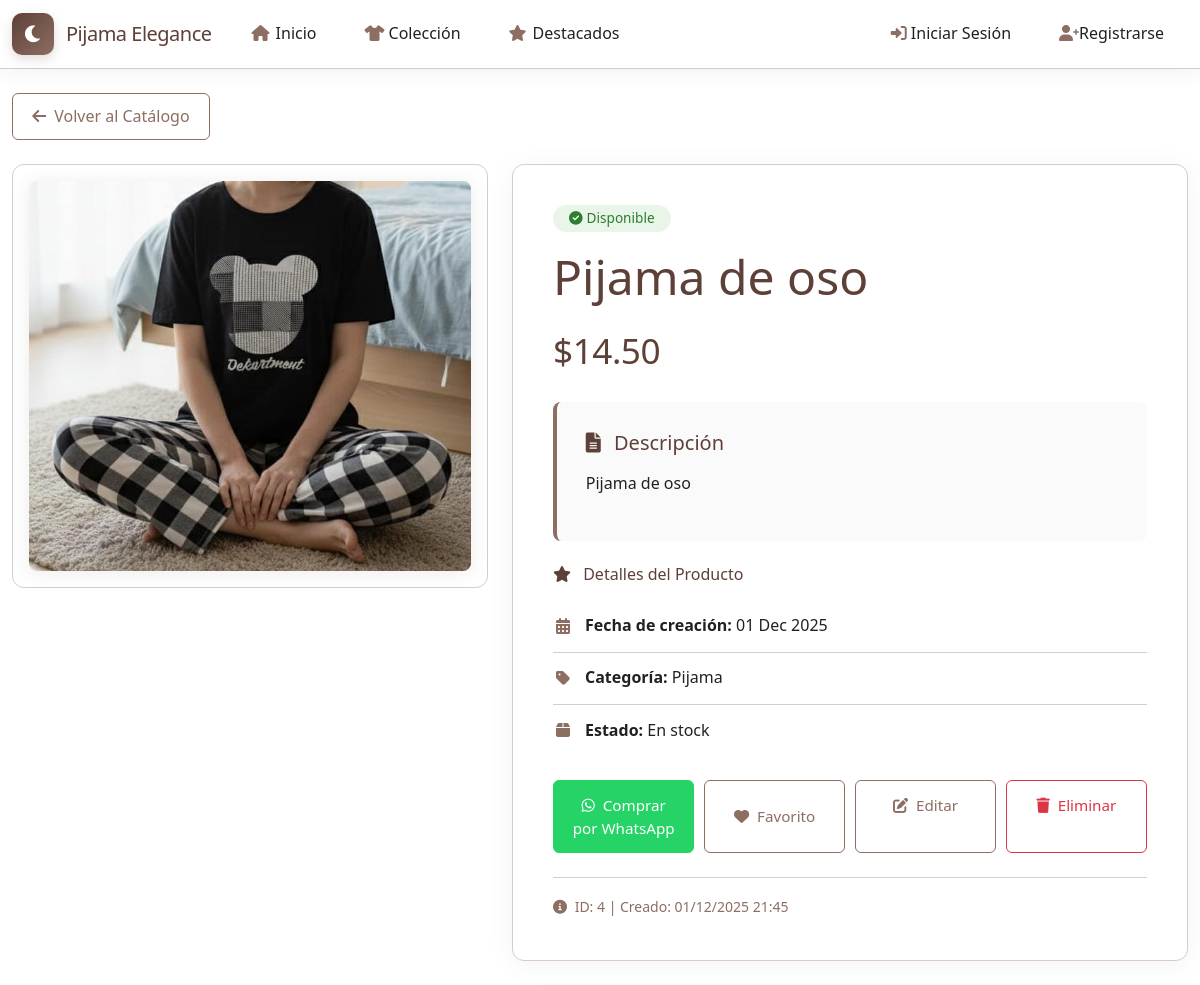
Screenshot of /product/4/ with the database file from the repository.
### products/models.py (models this page shows, shortened)
class Pijama(models.Model):
    nombre = models.CharField(
        max_length=100,
        verbose_name="Nombre del pijama"
    )
    descripcion = models.TextField(
        verbose_name="Descripción",
        help_text="Describe las características del pijama"
    )
    precio = models.DecimalField(
        max_digits=10,
        decimal_places=2,
        validators=[MinValueValidator(0)],
        verbose_name="Precio"
    )
    imagen = models.ImageField(
        upload_to='pijamas/',
        verbose_name="Imagen del pijama",
        help_text="Sube una imagen del pijama"
    )
    fecha_creacion = models.DateTimeField(
        auto_now_add=True,
        verbose_name="Fecha de creación"
    )
    disponible = models.BooleanField(
        default=True,
        verbose_name="Disponible"
    )
    class Meta:
        verbose_name = "Pijama"
        verbose_name_plural = "Pijamas"
        ordering = ['-fecha_creacion']

### products/views.py (the view)
# urls.py: path("product/<int:pk>/", detailproduct.as_view(), name="detalle_producto"),
class detailproduct(DetailView):
    model = Pijama
    template_name = 'detail_product.html'
    context_object_name = 'producto'

### template/detail_product.html (shortened to what this page needs)
{% extends 'includes/navbar.html' %}
{% block content %}
<!DOCTYPE html>
<html lang="es">
<head>
    <link href="https://cdn.jsdelivr.net/npm/bootstrap@5.3.0/dist/css/bootstrap.min.css" rel="stylesheet">
    <link rel="stylesheet" href="https://cdnjs.cloudflare.com/ajax/libs/font-awesome/6.0.0/css/all.min.css">
</head>
<body>
    <div class="container py-4 fade-in">
        <div class="row mb-4">
            <div class="col-12">
                <a href="{% url 'lista_productos' %}" class="back-btn">
                    <i class="fas fa-arrow-left me-2"></i>Volver al Catálogo
                </a>
            </div>
        </div>
        <div class="row align-items-start">
            <div class="col-lg-5 mb-4">
                <div class="text-center image-container">
                    {% if producto.imagen %}
                        <img src="{{ producto.imagen.url }}"
                             alt="{{ producto.nombre }}"
                             class="img-fluid product-image"
                             style="max-height: 450px; width: auto;">
                    {% endif %}
                </div>
            </div>
            <div class="col-lg-7">
                <div class="product-info h-100">
                    <div class="mb-3">
                        {% if producto.disponible %}
                            <span class="badge availability-badge" style="background: #E8F5E8; color: #2E7D32;">
                                <i class="fas fa-check-circle me-1"></i>Disponible
                            </span>
                        {% else %}
                            <span class="badge availability-badge" style="background: #FFEBEE; color: #C62828;">
                                <i class="fas fa-times-circle me-1"></i>No Disponible
                            </span>
                        {% endif %}
                    </div>
                    <h1 class="display-5 fw-light mb-3">{{ producto.nombre }}</h1>
                    <div class="price-tag mb-4">
                        ${{ producto.precio }}
                    </div>
                    <div class="description-box mb-4">
                        <h5 class="mb-3" style="color: var(--marron-oscuro);">
                            <i class="fas fa-file-alt me-2"></i> Descripción
                        </h5>
                        <p class="mb-0" style="color: var(--negro); line-height: 1.7;">
                            {{ producto.descripcion|linebreaks }}
                        </p>
                    </div>
                    <div class="mb-4">
                        <h6 class="mb-3" style="color: var(--marron-oscuro); font-weight: 500;">
                            <i class="fas fa-star me-2"></i> Detalles del Producto
                        </h6>
                        <ul class="feature-list">
                            <li>
                                <i class="fas fa-calendar-alt"></i>
                                <span><strong>Fecha de creación:</strong> {{ producto.fecha_creacion|date:"d M Y" }}</span>
                            </li>
                            <li>
                                <i class="fas fa-tag"></i>
                                <span><strong>Categoría:</strong> Pijama</span>
                            </li>
                            <li>
                                <i class="fas fa-box"></i>
                                <span><strong>Estado:</strong>
                                {% if producto.disponible %}
                                    En stock
                                {% else %}
                                    Agotado
                                {% endif %}</span>
                            </li>
                        </ul>
                    </div>
                    <div class="action-buttons">
                        {% if producto.disponible %}
                            <a href="https://wa.me/584148101663?text=Hola!%20Estoy%20interesado%20en%20el%20producto:%20{{ producto.nombre }}%20(Código:%20{{ producto.id }})%20Precio:%20${{ producto.precio }}"
                               target="_blank"
                               class="btn btn-whatsapp">
                                <i class="fab fa-whatsapp me-2"></i>Comprar por WhatsApp
                            </a>
                            <button class="btn btn-outline-success">
                                <i class="fas fa-heart me-2"></i>Favorito
                            </button>
                        {% else %}
                            <button class="btn btn-secondary" disabled>
                                <i class="fas fa-bell me-2"></i>Notificar
                            </button>
                        {% endif %}
                        <a href="{% url 'pijama_update' producto.pk %}" class="btn btn-warning">
                            <i class="fas fa-edit me-2"></i>Editar
                        </a>
                        <a href="{% url 'pijama_delete' producto.pk %}" class="btn btn-delete">
                            <i class="fas fa-trash me-2"></i>Eliminar
                        </a>
                    </div>
                    <div class="mt-4 pt-3 border-top">
                        <small class="text-muted">
                            <i class="fas fa-info-circle me-1"></i>
                            ID: {{ producto.id }} | Creado: {{ producto.fecha_creacion|date:"d/m/Y H:i" }}
                        </small>
                    </div>
                </div>
            </div>
        </div>
    </div>
</body>
</html>
{% endblock %}

### template/includes/navbar.html (style rules this page uses)
:root { --blanco: #FFFFFF; --marron-claro: #F8F5F2; --marron-medio: #A1887F; --marron-oscuro: #6D4C41; --negro: #2A2522; --accent: #D7CCC8; --sombra: rgba(93, 64, 55, 0.08); }
body { font-family: 'Inter', 'Segoe UI', system-ui, -apple-system, sans-serif; background: var(--blanco); }

### template/detail_product.html (style rules this page uses)
:root { --blanco: #FFFFFF; --marron-claro: #D7CCC8; --marron-medio: #8D6E63; --marron-oscuro: #5D4037; --negro: #212121; --gris-claro: #FAFAFA; }
body { background-color: var(--blanco); color: var(--negro); font-family: 'Segoe UI', Tahoma, Geneva, Verdana, sans-serif; line-height: 1.6; }
.container { max-width: 1200px; }
.product-image { border-radius: 8px; box-shadow: 0 2px 20px rgba(93, 64, 55, 0.1); transition: transform 0.3s ease; max-width: 100%; height: auto; }
.product-info { background: var(--blanco); border-radius: 12px; padding: 2.5rem; border: 1px solid var(--marron-claro); box-shadow: 0 4px 25px rgba(141, 110, 99, 0.08); }
.price-tag { font-size: 2.2rem; font-weight: 300; color: var(--marron-oscuro); letter-spacing: -0.5px; }
.availability-badge { font-size: 0.85rem; padding: 0.4rem 1rem; border-radius: 20px; font-weight: 500; }
.feature-list { list-style: none; padding: 0; }
.feature-list li { padding: 0.8rem 0; border-bottom: 1px solid var(--marron-claro); display: flex; align-items: center; }
.feature-list li:last-child { border-bottom: none; }
.feature-list i { color: var(--marron-medio); margin-right: 12px; width: 20px; text-align: center; }
.back-btn { transition: all 0.3s ease; border: 1px solid var(--marron-medio); color: var(--marron-medio); background: var(--blanco); border-radius: 6px; padding: 0.6rem 1.2rem; text-decoration: none; display: inline-flex; align-items: center; font-weight: 500; }
.description-box { background: var(--gris-claro); border-radius: 8px; padding: 1.8rem; border-left: 4px solid var(--marron-medio); }
.btn-delete { background: var(--blanco); border: 1px solid #dc3545; color: #dc3545; transition: all 0.3s ease; border-radius: 6px; font-weight: 500; }
.btn-warning { background: var(--blanco); border: 1px solid var(--marron-medio); color: var(--marron-medio); }
.btn-whatsapp { background: #25D366; border: 1px solid #25D366; color: white; }
.btn-outline-success { border: 1px solid var(--marron-medio); color: var(--marron-medio); }
.action-buttons { display: flex; gap: 0.6rem; flex-wrap: wrap; }
.action-buttons .btn { flex: 1; min-width: 140px; padding: 0.8rem 1rem; font-size: 0.95rem; }
.display-5 { color: var(--marron-oscuro); font-weight: 350; line-height: 1.2; margin-bottom: 1rem; }
.text-muted { color: var(--marron-medio) !important; }
.border-top { border-color: var(--marron-claro) !important; }
.image-container { padding: 1rem; background: var(--blanco); border-radius: 12px; border: 1px solid var(--marron-claro); display: inline-block; }
.fade-in { animation: fadeIn 0.6s ease-in; }

### rows the page displays
Pijama: imagen (picture), nombre "Pijama de oso", precio "14.50", descripcion "Pijama de oso", fecha_creacion "01 Dec 2025", id "4", fecha_creacion "01/12/2025 21:45"
